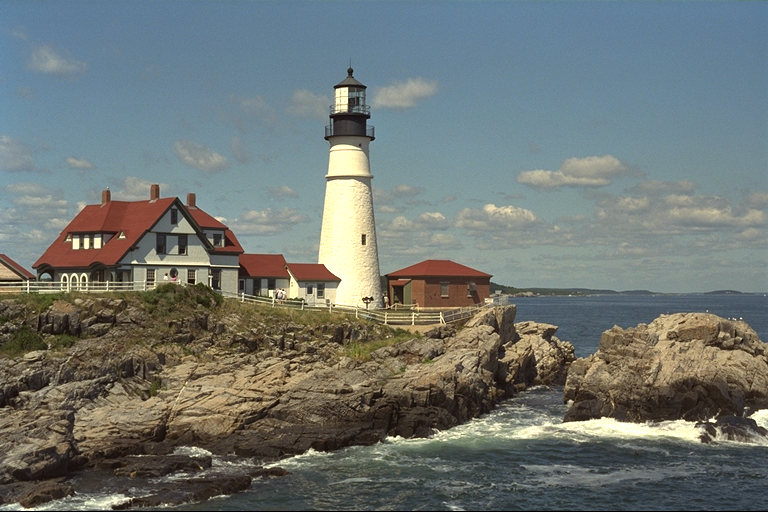
#> input picture image/kodim21.png, 768 x 512 px
$ python prespective.py
#> lines starting #> are read from the running program, lines starting #| are printed output that depends on the picture
import cv2
import numpy as np


# 透视变换
# warpPerspective(img, M, dsize)
img = cv2.imread('./image/kodim21.png')
#> img is the input picture: shape (512, 768, 3); mean B, G, R 114.5, 118, 111.6

# getPerspectiveTransform(src, dst)
# 四个点 (图形的四个角)
src = np.float32([[30, 60], [510, 50], [40, 750], [470, 750]]) # 截取
dst = np.float32([[0, 0], [500, 0], [0, 700], [500, 700]]) # 目标尺寸

print(img.shape)
#| (512, 768, 3)

M = cv2.getPerspectiveTransform(src, dst)

new =  cv2.warpPerspective(img, M, (700, 500))
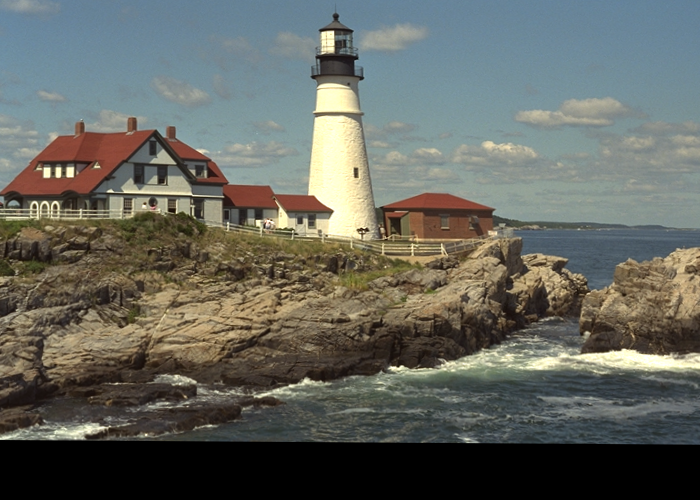
#> new: shape (500, 700, 3); mean B, G, R 95.8, 102.7, 100.4

cv2.imshow('kodim', img)
cv2.imshow('new', new)
cv2.waitKey(0)

$ run again, with image/kodim20.png copied over image/kodim21.png
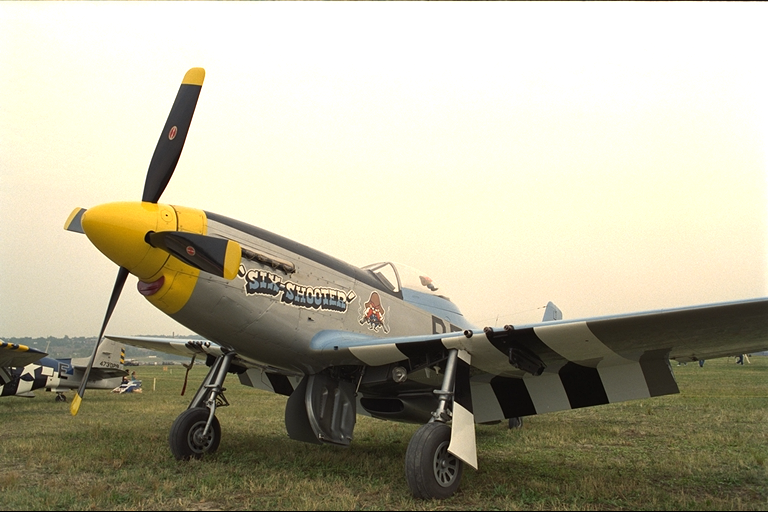
#> input picture image/kodim20.png, 768 x 512 px
#> img is the input picture: shape (512, 768, 3); mean B, G, R 154.7, 176.3, 180.5
#| (512, 768, 3)
#> `new =  cv2.warpPerspective(img, M, (700, 500))`:
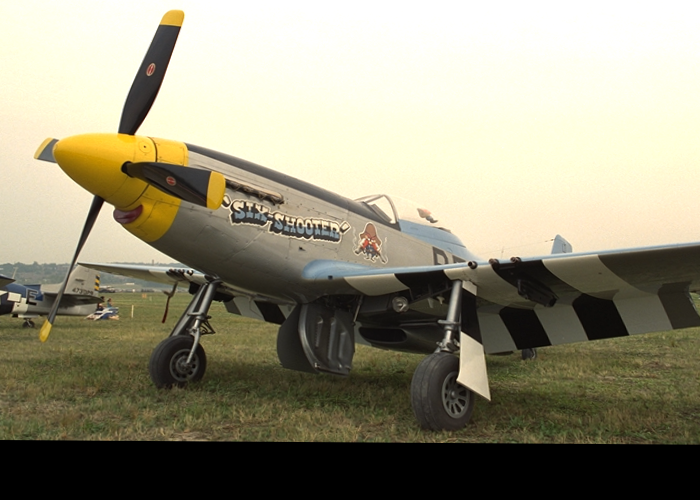
#> new: shape (500, 700, 3); mean B, G, R 123.4, 144.4, 148.8
